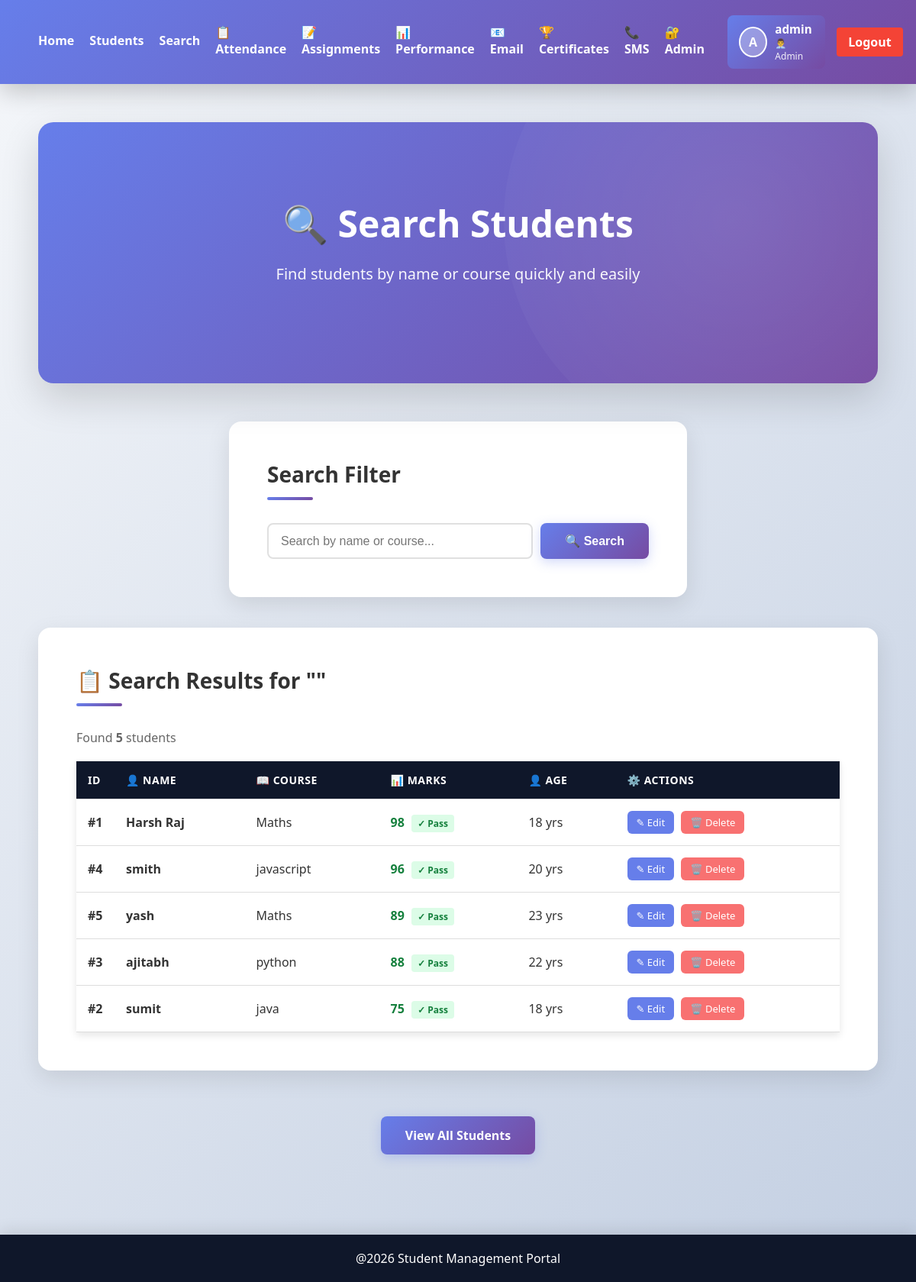
The app's page /search/ (signed in) with its own data.
### students/models.py (models this page shows, shortened)
class Student(models.Model):
    name = models.CharField(max_length=100)
    course = models.CharField(max_length=100)
    marks = models.IntegerField()
    age = models.IntegerField(default=18)
    profile_pic = models.ImageField(upload_to='profiles/', blank=True, null=True)

### students/views.py (the view)
# urls.py: path('search/', views.search_page, name='search'),
@login_required(login_url='login')
def search_page(request):
    q = request.GET.get('q', '').strip()
    course_filter = request.GET.get('course', '').strip()
    marks_min = request.GET.get('marks_min', '')
    marks_max = request.GET.get('marks_max', '')
    sort_by = request.GET.get('sort_by', '-marks')
    results = Student.objects.all()
    if q:
        results = results.filter(Q(name__icontains=q) | Q(course__icontains=q))
    if course_filter:
        results = results.filter(course__icontains=course_filter)
    if marks_min:
        try:
            results = results.filter(marks__gte=int(marks_min))
        except ValueError:
            pass
    if marks_max:
        try:
            results = results.filter(marks__lte=int(marks_max))
        except ValueError:
            pass
    results = results.order_by(sort_by)
    all_courses = Student.objects.values_list('course', flat=True).distinct()
    return render(request, 'search.html', {
        'results': results,
        'q': q,
        'course_filter': course_filter,
        'marks_min': marks_min,
        'marks_max': marks_max,
        'sort_by': sort_by,
        'all_courses': all_courses
    })

### students/templates/search.html
{% extends 'base.html' %}
{% block content %}
<section class="hero">
    <h1>🔍 Search Students</h1>
    <p>Find students by name or course quickly and easily</p>
</section>
<section class="content-section" style="max-width: 600px; margin: 0 auto 40px;">
    <h3>Search Filter</h3>
    <form method="GET" style="display: flex; gap: 10px;">
        <input type="text" name="q" placeholder="Search by name or course..." value="{{ q }}" required style="flex: 1; padding: 12px 16px; border: 2px solid #e0e0e0; border-radius: 8px; font-size: 16px; transition: all 0.3s;" onfocus="this.style.borderColor='#667eea'; this.style.boxShadow='0 0 0 3px rgba(102, 126, 234, 0.1)'" onblur="this.style.borderColor='#e0e0e0'; this.style.boxShadow='none'">
        <button type="submit" class="btn" style="margin-top: 0; white-space: nowrap;">🔍 Search</button>
    </form>
</section>
{% if results is not None %}
    {% if results %}
        <section class="content-section">
            <h2>📋 Search Results for "{{ q }}"</h2>
            <p style="color: #666; margin-bottom: 20px;">Found <strong>{{ results|length }}</strong> student{{ results|length|pluralize }}</p>
            <table class="table">
                <thead>
                    <tr>
                        <th style="width: 50px;">ID</th>
                        <th>👤 Name</th>
                        <th>📖 Course</th>
                        <th>📊 Marks</th>
                        <th>👤 Age</th>
                        <th>⚙️ Actions</th>
                    </tr>
                </thead>
                <tbody>
                    {% for student in results %}
                    <tr>
                        <td><strong>#{{ student.id }}</strong></td>
                        <td><strong>{{ student.name }}</strong></td>
                        <td>{{ student.course }}</td>
                        <td>
                            <strong style="{% if student.marks >= 50 %}color: #15803d;{% else %}color: #991b1b;{% endif %}">
                                {{ student.marks }}
                                {% if student.marks >= 50 %}
                                <span style="background: #dcfce7; color: #15803d; padding: 3px 8px; border-radius: 4px; font-size: 12px; margin-left: 5px;">✓ Pass</span>
                                {% else %}
                                <span style="background: #fee2e2; color: #991b1b; padding: 3px 8px; border-radius: 4px; font-size: 12px; margin-left: 5px;">✗ Fail</span>
                                {% endif %}
                            </strong>
                        </td>
                        <td>{{ student.age }} yrs</td>
                        <td>
                            {% if user.is_authenticated %}
                            <a href="{% url 'edit' student.id %}" style="background: #667eea; color: white; padding: 6px 12px; border-radius: 6px; text-decoration: none; font-size: 13px; display: inline-block; margin-right: 5px; transition: all 0.2s;" onmouseover="this.style.background='#764ba2'" onmouseout="this.style.background='#667eea'">✎ Edit</a>
                            <a href="{% url 'delete' student.id %}" style="background: #f87171; color: white; padding: 6px 12px; border-radius: 6px; text-decoration: none; font-size: 13px; display: inline-block; transition: all 0.2s;" onclick="return confirm('Are you sure you want to delete?');" onmouseover="this.style.background='#dc2626'" onmouseout="this.style.background='#f87171'">🗑️ Delete</a>
                            {% else %}
                            <a href="{% url 'login' %}" class="btn" style="padding: 6px 12px; font-size: 13px; margin-top: 0;">Login</a>
                            {% endif %}
                        </td>
                    </tr>
                    {% endfor %}
                </tbody>
            </table>
        </section>
    {% else %}
        <div style="text-align: center; padding: 60px 20px; background: white; border-radius: 12px;">
            <p style="font-size: 18px; color: #666;">😔 No students found for "{{ q }}"</p>
            <p style="color: #999; margin-top: 10px;">Try searching with different keywords</p>
        </div>
    {% endif %}
{% endif %}
<p style="text-align: center; margin-top: 40px;">
    <a href="{% url 'students' %}" class="btn">View All Students</a>
</p>
{% endblock %}

### students/templates/base.html (shortened to what this page needs)
{% load student_extras %}
{% load static %}
<!DOCTYPE html>
<html>
    <head>
        <link rel="stylesheet" href="{%static 'css/style.css'%}">
    </head>
    <body>
        <header class="navbar">
            <nav style="display: flex; justify-content: space-between; align-items: center;">
                <div style="display: flex; gap: 20px; align-items: center;">
                    <a href="{% url 'home' %}">Home</a>
                    <a href="{% url 'students' %}">Students</a>
                    <a href="{% url 'search' %}">Search</a>
                    <a href="{% url 'attendance' %}">📋 Attendance</a>
                    <a href="{% url 'assignments' %}">📝 Assignments</a>
                    <a href="{% url 'performance_charts' %}">📊 Performance</a>
                    {% if user.is_staff or user.is_superuser %}
                        <a href="{% url 'email_notifications' %}">📧 Email</a>
                        <a href="{% url 'certificates' %}">🏆 Certificates</a>
                        <a href="{% url 'sms_alerts' %}">📞 SMS</a>
                        <a href="{% url 'admin_panel' %}">🔐 Admin</a>
                    {% endif %}
                </div>
                <div style="display: flex; align-items: center; gap: 15px;">
                    {% if user.is_authenticated %}
                        {% with admin_user=user %}
                            {% if user.is_staff or user.is_superuser %}
                                <div style="display: flex; align-items: center; gap: 10px; padding: 8px 15px; background: linear-gradient(135deg, #667eea, #764ba2); border-radius: 8px; color: white;">
                                    {% with profile=admin_user.student_set.first %}
                                        {% if profile.profile_pic %}
                                            <img src="{{ profile.profile_pic.url }}" alt="{{ admin_user.username }}" style="width: 40px; height: 40px; border-radius: 50%; object-fit: cover; border: 2px solid white;">
                                        {% else %}
                                            <div style="width: 40px; height: 40px; border-radius: 50%; background: rgba(255,255,255,0.3); display: flex; align-items: center; justify-content: center; font-weight: bold; border: 2px solid white;">
                                                {{ admin_user.first_name|first|upper|default:admin_user.username|first|upper }}
                                            </div>
                                        {% endif %}
                                    {% endwith %}
                                    <div>
                                        <div style="font-weight: 600; font-size: 0.95em;">{{ admin_user.first_name|default:admin_user.username }}</div>
                                        <div style="font-size: 0.75em; opacity: 0.9;">👨‍💼 Admin</div>
                                    </div>
                                </div>
                            {% endif %}
                        {% endwith %}
                        <a href="{% url 'logout' %}" style="padding: 8px 15px; background: #f44336; color: white; border-radius: 4px; text-decoration: none; font-weight: 600;">Logout</a>
                    {% else %}
                        <a href="{% url 'login' %}">Login</a>
                    {% endif %}
                </div>
            </nav>
        </header>
        <div class="container">
            {% block content %}
            {% endblock %}
        </div>
        <footer class="footer">
            <p>@2026 Student Management Portal</p>
        </footer>
    </body>
</html>

### students/static/css/style.css (style rules this page uses)
* { margin: 0; padding: 0; box-sizing: border-box; }
body { font-family: 'Segoe UI', 'Roboto', Tahoma, Geneva, Verdana, sans-serif; background: linear-gradient(135deg, #f5f7fa 0%, #c3cfe2 100%); min-height: 100vh; color: #333; }
.navbar { background: linear-gradient(135deg, #667eea 0%, #764ba2 100%); color: white; display: flex; justify-content: space-between; align-items: center; padding: 20px 50px; box-shadow: 0 10px 30px rgba(0, 0, 0, 0.2); position: sticky; top: 0; z-index: 100; }
nav { display: flex; gap: 30px; }
.navbar a { color: white; text-decoration: none; font-weight: 600; transition: all 0.3s ease; position: relative; padding-bottom: 5px; }
.navbar a::after { content: ''; position: absolute; bottom: 0; left: 0; width: 0; height: 2px; background: #fbbf24; transition: width 0.3s ease; }
.container { padding: 50px; max-width: 1400px; margin: 0 auto; }
.hero { background: linear-gradient(135deg, #667eea 0%, #764ba2 100%); color: white; padding: 100px 50px; text-align: center; border-radius: 20px; box-shadow: 0 20px 50px rgba(0, 0, 0, 0.15); margin-bottom: 50px; position: relative; overflow: hidden; }
.hero::before { content: ''; position: absolute; top: -50%; right: -10%; width: 600px; height: 600px; background: radial-gradient(circle, rgba(255, 255, 255, 0.1), transparent); border-radius: 50%; z-index: 0; }
.hero h1 { font-size: 48px; margin-bottom: 20px; font-weight: 800; position: relative; z-index: 1; }
.hero p { font-size: 20px; margin-bottom: 30px; position: relative; z-index: 1; opacity: 0.95; }
.content-section { background: white; padding: 50px; margin-bottom: 40px; border-radius: 16px; box-shadow: 0 10px 30px rgba(0, 0, 0, 0.1); }
.content-section h2, .content-section h3 { color: #333; margin-top: 0; margin-bottom: 30px; font-size: 28px; font-weight: 700; position: relative; padding-bottom: 15px; }
.content-section h2::after, .content-section h3::after { content: ''; position: absolute; bottom: 0; left: 0; width: 60px; height: 4px; background: linear-gradient(135deg, #667eea, #764ba2); border-radius: 2px; }
.table { width: 100%; border-collapse: collapse; margin-top: 20px; }
.table thead { background: linear-gradient(135deg, #667eea, #764ba2); color: white; }
.table th { padding: 18px; text-align: left; font-weight: 600; font-size: 14px; text-transform: uppercase; letter-spacing: 0.5px; }
.table td { padding: 16px 18px; border-bottom: 1px solid #e0e0e0; }
.table tbody tr { transition: all 0.2s ease; }
.btn { display: inline-block; margin-top: 20px; padding: 14px 32px; background: linear-gradient(135deg, #667eea, #764ba2); color: white; border: none; border-radius: 8px; text-decoration: none; cursor: pointer; font-weight: 600; transition: all 0.3s ease; font-size: 16px; box-shadow: 0 4px 15px rgba(102, 126, 234, 0.3); position: relative; overflow: hidden; }
.btn::before { content: ''; position: absolute; top: 0; left: -100%; width: 100%; height: 100%; background: linear-gradient(90deg, transparent, rgba(255, 255, 255, 0.2), transparent); transition: left 0.5s; }
.footer { background: linear-gradient(135deg, #667eea, #764ba2); color: white; text-align: center; padding: 30px; margin-top: 60px; box-shadow: 0 -5px 20px rgba(0, 0, 0, 0.1); }
.footer p { margin: 0; font-weight: 500; }
.table { width:100%; background:white; border-collapse:collapse; box-shadow:0 4px 10px rgba(0,0,0,0.1); }
.table th, .table td { padding:15px; border-bottom:1px solid #ddd; }
.table thead { background:#0f172a; color:white; }
.table th { font-weight:bold; text-align:left; }
.table tbody tr { transition:background 0.3s; }
.footer { text-align:center; background:#0f172a; color:white; padding:20px; margin-top:50px; }

### records on screen
Student: id "1", name "Harsh Raj", course "Maths", marks "98", shows "✓ Pass", age "18"
Student: id "4", name "smith", course "javascript", marks "96", shows "✓ Pass", age "20"
Student: id "5", name "yash", course "Maths", marks "89", shows "✓ Pass", age "23"
Student: id "3", name "ajitabh", course "python", marks "88", shows "✓ Pass", age "22"
Student: id "2", name "sumit", course "java", marks "75", shows "✓ Pass", age "18"

### other values on screen
{{ admin_user.first_name|default:admin_user.username }} "admin"
{{ results|length }} "5"
